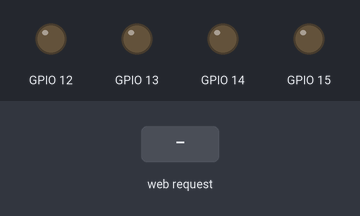
This sketch was run on a simulated ESP8266 (NodeMCU). On the bench: output pins drawn as LEDs (lit = HIGH). The inputs (shaded band) are chosen by the test bench. What the sketch prints to the serial monitor is not drawn.

Above: at 2.2 s.
2.3 s: HTTP request GET /up received
At 3.2 s:
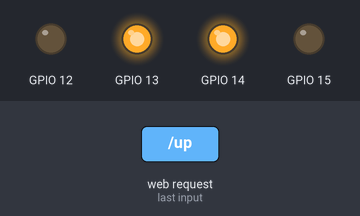
3.8 s: HTTP request GET /down received
At 4.3 s:
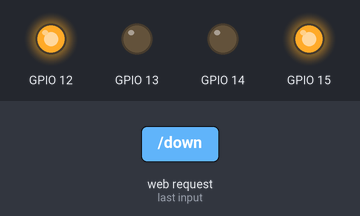
5.3 s: HTTP request GET /right received
At 6.5 s:
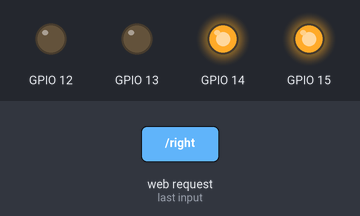
6.8 s: HTTP request GET /left received
At 7.8 s:
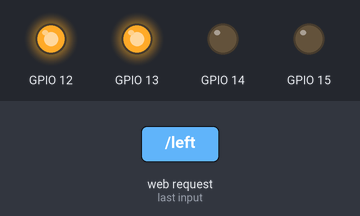
8.3 s: HTTP request GET /OFF received
At 8.9 s:
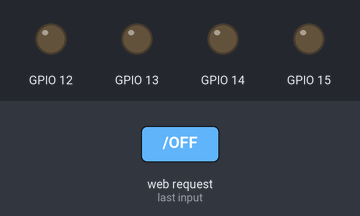
Timing chart, 0 to 10.8 s (numbered marks = the images above; inputs shaded):
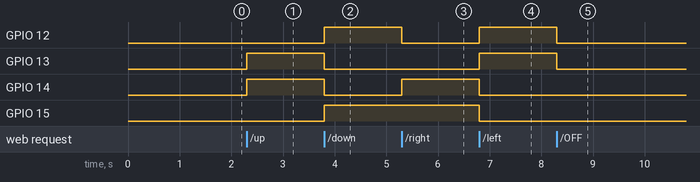

The sketch:

wirelesscar.ino
```cpp
////////////////////////////////////////////////////////////////////////////////////////////////////////////
//Header Library
#include <ESP8266WiFi.h>
#include <WiFiClient.h>
#include <ESP8266WebServer.h>
////////////////////////////////////////////////////////////////////////////////////////////////////////////
//Define SSID, PASSWORD & PORT
const char *ssid = "hello"; const char *password = "hello1234";
ESP8266WebServer server(80);

////////////////////////////////////////////////////////////////////////////////////////////////////////////
//Get responce from Page and Code for Forward/Reverse/Left/Right Motion
void handleRoot() {response();}

  void up() {digitalWrite(15,LOW);
              digitalWrite(12,LOW);
              digitalWrite(13,HIGH);
              digitalWrite(14,HIGH);
              response();}//UP

  void down() {digitalWrite(15,HIGH);
              digitalWrite(12,HIGH);
              digitalWrite(13,LOW);
              digitalWrite(14,LOW);
              response();}//Down

  void right() {digitalWrite(14,HIGH);
              digitalWrite(12,LOW);
              digitalWrite(15,HIGH);
              digitalWrite(13,LOW);
              response();}//Right

  void left() {digitalWrite(14,LOW);
              digitalWrite(12,HIGH);
              digitalWrite(15,LOW);
              digitalWrite(13,HIGH);
              response();}//LEFT

  void OFF(){
  digitalWrite(13,LOW);
  digitalWrite(15,LOW);
  digitalWrite(14,LOW);
  digitalWrite(12,LOW);
  response();}
////////////////////////////////////////////////////////////////////////////////////////////////////////////
//Code to generate HTML Page
     const String HtmlHtml = "<html><head>"
     "<meta name=\"viewport\" content=\"width=device-width, initial-scale=1\" /> <style>h2 {  color:  #FF0000 ; }</style></head><body bgcolor=\"black\">";
     const String HtmlHtmlClose = "</body></html>";
     const String HtmlButtons =
        "<center><button onmouseover=\"window.location.assign('http://192.168.4.1/up')\" onmouseover=\"window.location.assign('http://192.168.4.1/')\" style=\"margin:20% 3% 3% 3%; display: block; height:10%; width: 30%;\"><h2>Up</h2></button></center></a><br>"
        "<div><button onmouseover=\"window.location.assign('http://192.168.4.1/left')\" onmouseover=\"window.location.assign('http://192.168.4.1/')\" style=\"align-content: center; height:10%; width: 30%;\"><h2>Left</h2></button>"
        "<button onmouseover=\"window.location.assign('http://192.168.4.1/OFF')\" onmouseover=\"window.location.assign('http://192.168.4.1/')\" style=\"margin-left:3%; align-content: center; height:10%; width: 30%;\"><h2>Break</h2></button></a>"
        "<button onmouseover=\"window.location.assign('http://192.168.4.1/right')\" onmouseover=\"window.location.assign('http://192.168.4.1/')\" style=\"margin-left:3%; align-content: center; height:10%; width: 30%;\"><h2>Right</h2></button></a></div>"
        "<center><button onmouseover=\"window.location.assign('http://192.168.4.1/down')\" onmouseover=\"window.location.assign('http://192.168.4.1/')\" style=\"margin-top:9%; display: block; align-content: center; height:10%; width: 30%;\"><h2>Down</h2></center></button></a>";
////////////////////////////////////////////////////////////////////////////////////////////////////////////
//HTML Responce from URL
void response(){
  String htmlRes = HtmlHtml ;
  htmlRes += HtmlButtons;
  htmlRes += HtmlHtmlClose;
  server.send(200, "text/html", htmlRes);
  delay(100);
}
////////////////////////////////////////////////////////////////////////////////////////////////////////////
void setup() {
    delay(1000);
////////////////////////////////////////////////////////////////////////////////////////////////////////////
//Define Pins as Output Pins
    pinMode(13, OUTPUT);
    pinMode(15, OUTPUT);
    pinMode(14, OUTPUT);
    pinMode(12, OUTPUT);
////////////////////////////////////////////////////////////////////////////////////////////////////////////
    digitalWrite(13,LOW);
    digitalWrite(15,LOW);
    digitalWrite(14,LOW);
    digitalWrite(12,LOW);
    Serial.begin(9600);
////////////////////////////////////////////////////////////////////////////////////////////////////////////
//To create WiFi Access Point
    WiFi.softAP(ssid, password);
    IPAddress apip = WiFi.softAPIP();
    Serial.print("visit: \n");
    Serial.println(apip);
////////////////////////////////////////////////////////////////////////////////////////////////////////////
//Action triggered by Page
    server.on("/", handleRoot);
    server.on("/OFF", OFF);
    server.on("/up", up);
    server.on("/down", down);
    server.on("/right", right);
    server.on("/left", left);
    server.begin();
    Serial.println("HTTP server beginned");
////////////////////////////////////////////////////////////////////////////////////////////////////////////
}
void loop() {
  server.handleClient();
  }
```

Measured:
- after the input at 2.3 s, GPIO 13, GPIO 14: LOW → HIGH at once
- after the input at 3.8 s, GPIO 12, GPIO 15: LOW → HIGH at once; GPIO 13, GPIO 14: HIGH → LOW at once
- after the input at 5.3 s, GPIO 12: HIGH → LOW at once; GPIO 14: LOW → HIGH at once
- after the input at 6.8 s, GPIO 12, GPIO 13: LOW → HIGH at once; GPIO 14, GPIO 15: HIGH → LOW at once
- after the input at 8.3 s, GPIO 12, GPIO 13: HIGH → LOW at once
